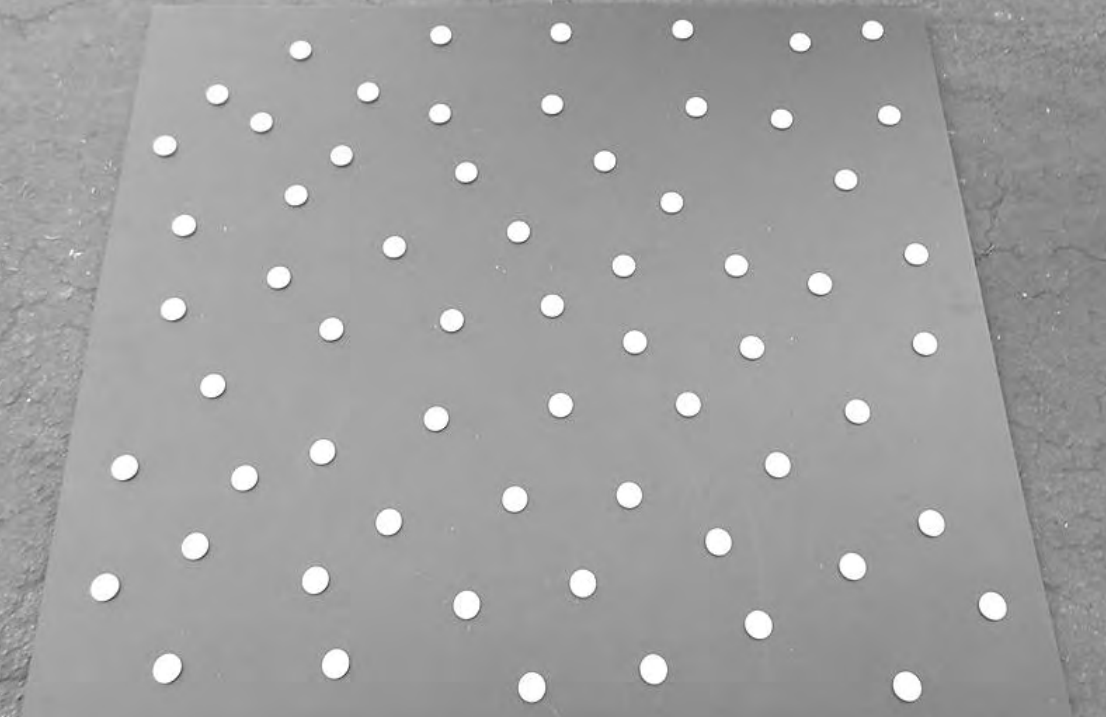
#> input picture test/countmatron/mussels-gray.png, 1106 x 717 px
$ python thresholding.py
#> lines starting #> are read from the running program, lines starting #| are printed output that depends on the picture
# Copyright 2014, Egan McComb

import numpy as np
import scipy as sp
import matplotlib.pyplot as plt
from scipy import ndimage
from skimage import filter

# Load image into np.array.
img = plt.imread('mussels-gray.png')
#> img is the input picture: shape (717, 1106) float32; min 0.208, max 1, mean 0.626

# Apply Gaussian blur with 3 pixel std. deviation.
# TODO: Determine proper blur radius [interactively?].
imgf = ndimage.gaussian_filter(img, 3)

# Find threshold using Otsu's method.
threshold = filter.threshold_otsu(imgf)
#> threshold = 0.759

# Label image areas.
labels, n = ndimage.label(imgf > threshold)
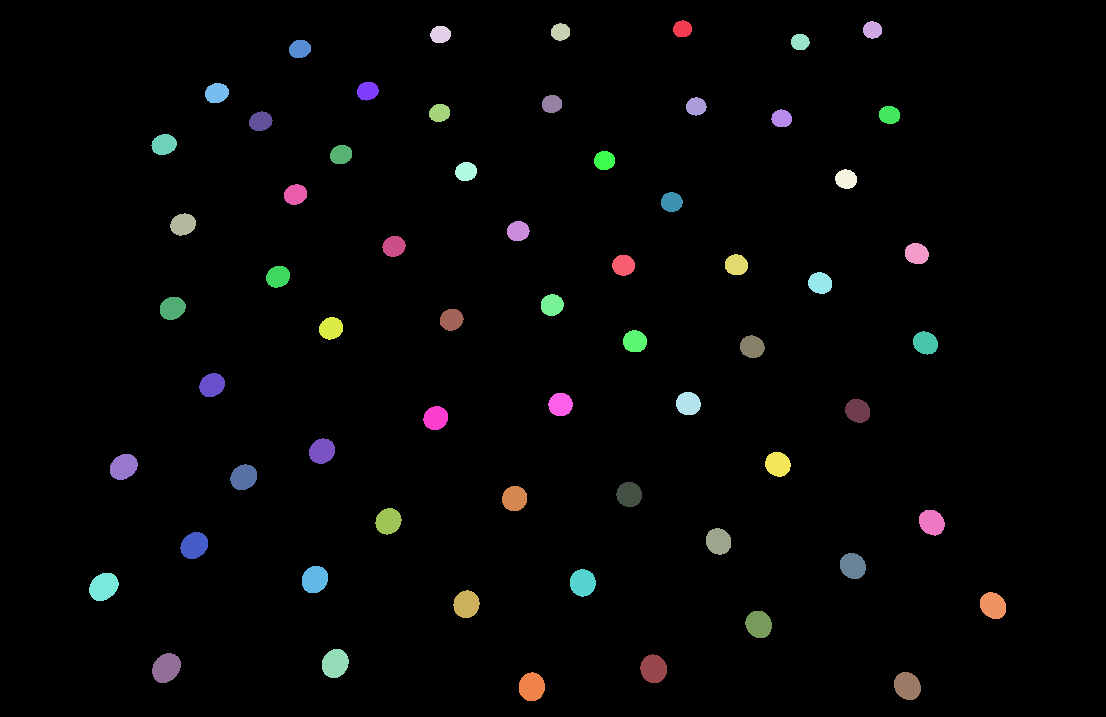
#> labels: shape (717, 1106) int32; 64 distinct labels, from 0 to 63; one colour per label, 0 black
#> n = 63

print(n)
#| 63
